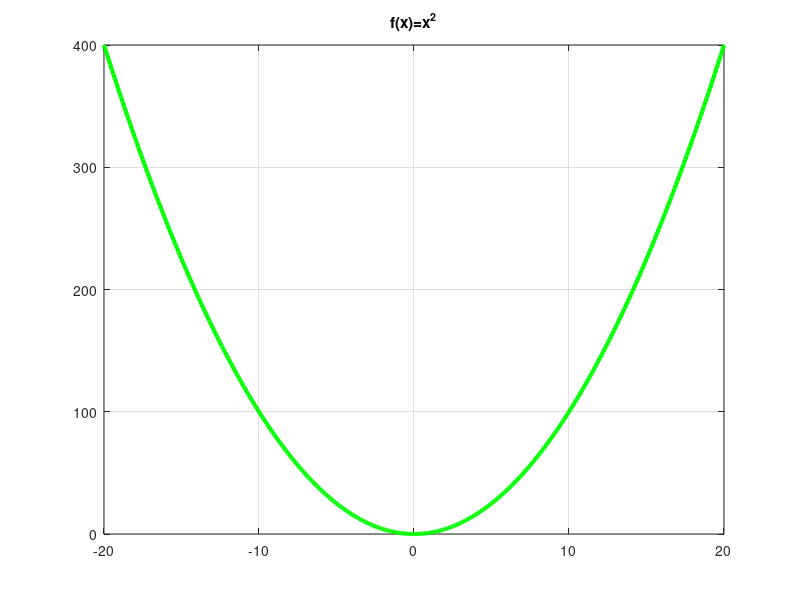

MATLAB code to generate this figure:
%Octave Script
%Title:        :Funcion Inyectiva, Suprayectiva y biyectiva
%Descripcion:  :DETERMINAR FUNCIONES        
%Author:       :ANGEL JESUS SANTIAGO HERNANDEZ
%Date:         :16/11/2021
%Ejercicio:    :1
%Usage:        :DRAKJESUS
%Notes:        Se necesita el programa Octave, usar su linea de comando
%              https://octaveintro.readthedocs.io/en/latest/index.html

%Limpiar variables
clear
%Declarar dominio de la funcion
x = (-20:0.1:20);
%Funcion
fx = (x.^2);
%Grafica
plot (x,fx,'g','linewidth',3);
%Titulo de la grafica
title('f(x)=x^2');
%Mensaje      
disp ("Esta es una funcion suprayectiva")
grid on;